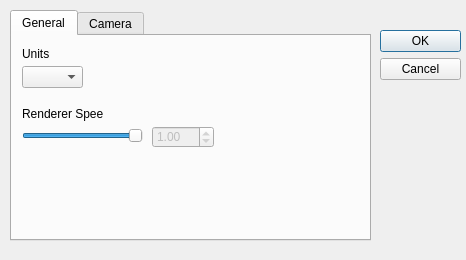
<?xml version="1.0" encoding="UTF-8"?>
<ui version="4.0">
 <class>SettingsDialog</class>
 <widget class="QDialog" name="SettingsDialog">
  <property name="geometry">
   <rect>
    <x>0</x>
    <y>0</y>
    <width>466</width>
    <height>260</height>
   </rect>
  </property>
  <property name="windowTitle">
   <string>Settings</string>
  </property>
  <widget class="QDialogButtonBox" name="buttonBox">
   <property name="geometry">
    <rect>
     <x>380</x>
     <y>30</y>
     <width>81</width>
     <height>51</height>
    </rect>
   </property>
   <property name="orientation">
    <enum>Qt::Vertical</enum>
   </property>
   <property name="standardButtons">
    <set>QDialogButtonBox::Cancel|QDialogButtonBox::Ok</set>
   </property>
  </widget>
  <widget class="QTabWidget" name="tabWidget">
   <property name="geometry">
    <rect>
     <x>10</x>
     <y>10</y>
     <width>361</width>
     <height>231</height>
    </rect>
   </property>
   <property name="currentIndex">
    <number>0</number>
   </property>
   <widget class="QWidget" name="general_tab">
    <attribute name="title">
     <string>General</string>
    </attribute>
    <widget class="QComboBox" name="unitsBox">
     <property name="geometry">
      <rect>
       <x>10</x>
       <y>30</y>
       <width>61</width>
       <height>22</height>
      </rect>
     </property>
    </widget>
    <widget class="QLabel" name="label">
     <property name="geometry">
      <rect>
       <x>10</x>
       <y>10</y>
       <width>61</width>
       <height>16</height>
      </rect>
     </property>
     <property name="text">
      <string>Units</string>
     </property>
    </widget>
    <widget class="QSlider" name="rendererSpeedSlider">
     <property name="geometry">
      <rect>
       <x>10</x>
       <y>90</y>
       <width>121</width>
       <height>19</height>
      </rect>
     </property>
     <property name="maximum">
      <number>100</number>
     </property>
     <property name="value">
      <number>100</number>
     </property>
     <property name="orientation">
      <enum>Qt::Horizontal</enum>
     </property>
    </widget>
    <widget class="QLabel" name="rendererSpeedLabel">
     <property name="geometry">
      <rect>
       <x>10</x>
       <y>70</y>
       <width>81</width>
       <height>16</height>
      </rect>
     </property>
     <property name="text">
      <string>Renderer Speed</string>
     </property>
    </widget>
    <widget class="QDoubleSpinBox" name="rendererSpeedBox">
     <property name="enabled">
      <bool>false</bool>
     </property>
     <property name="geometry">
      <rect>
       <x>140</x>
       <y>90</y>
       <width>62</width>
       <height>22</height>
      </rect>
     </property>
     <property name="value">
      <double>1.000000000000000</double>
     </property>
    </widget>
   </widget>
   <widget class="QWidget" name="camera_tab">
    <attribute name="title">
     <string>Camera</string>
    </attribute>
    <widget class="QComboBox" name="cameraControlBox">
     <property name="geometry">
      <rect>
       <x>10</x>
       <y>30</y>
       <width>101</width>
       <height>22</height>
      </rect>
     </property>
    </widget>
    <widget class="QLabel" name="cameraControlLabel">
     <property name="geometry">
      <rect>
       <x>10</x>
       <y>10</y>
       <width>81</width>
       <height>16</height>
      </rect>
     </property>
     <property name="text">
      <string>Camera Control</string>
     </property>
    </widget>
    <widget class="QLabel" name="cameraMovementSpeedLabel">
     <property name="geometry">
      <rect>
       <x>10</x>
       <y>70</y>
       <width>91</width>
       <height>16</height>
      </rect>
     </property>
     <property name="text">
      <string>Movement Speed</string>
     </property>
    </widget>
    <widget class="QDoubleSpinBox" name="cameraMovementSpeedBox">
     <property name="geometry">
      <rect>
       <x>10</x>
       <y>90</y>
       <width>62</width>
       <height>22</height>
      </rect>
     </property>
     <property name="prefix">
      <string/>
     </property>
     <property name="singleStep">
      <double>0.100000000000000</double>
     </property>
     <property name="value">
      <double>0.050000000000000</double>
     </property>
    </widget>
    <widget class="QLabel" name="cameraRotationSpeedLabel">
     <property name="geometry">
      <rect>
       <x>10</x>
       <y>120</y>
       <width>81</width>
       <height>16</height>
      </rect>
     </property>
     <property name="text">
      <string>Rotation Speed</string>
     </property>
    </widget>
    <widget class="QDoubleSpinBox" name="cameraRotationSpeedBox">
     <property name="geometry">
      <rect>
       <x>10</x>
       <y>140</y>
       <width>62</width>
       <height>22</height>
      </rect>
     </property>
     <property name="value">
      <double>0.050000000000000</double>
     </property>
    </widget>
   </widget>
  </widget>
 </widget>
 <resources/>
 <connections>
  <connection>
   <sender>buttonBox</sender>
   <signal>accepted()</signal>
   <receiver>SettingsDialog</receiver>
   <slot>accept()</slot>
   <hints>
    <hint type="sourcelabel">
     <x>248</x>
     <y>254</y>
    </hint>
    <hint type="destinationlabel">
     <x>157</x>
     <y>274</y>
    </hint>
   </hints>
  </connection>
  <connection>
   <sender>buttonBox</sender>
   <signal>rejected()</signal>
   <receiver>SettingsDialog</receiver>
   <slot>reject()</slot>
   <hints>
    <hint type="sourcelabel">
     <x>316</x>
     <y>260</y>
    </hint>
    <hint type="destinationlabel">
     <x>286</x>
     <y>274</y>
    </hint>
   </hints>
  </connection>
 </connections>
</ui>
